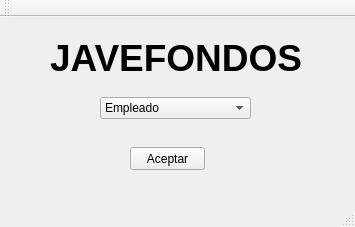
<?xml version="1.0" encoding="UTF-8"?>
<ui version="4.0">
 <class>Modulo</class>
 <widget class="QMainWindow" name="Modulo">
  <property name="geometry">
   <rect>
    <x>0</x>
    <y>0</y>
    <width>355</width>
    <height>227</height>
   </rect>
  </property>
  <property name="windowTitle">
   <string>Modulo</string>
  </property>
  <widget class="QWidget" name="centralWidget">
   <widget class="QLabel" name="label_3">
    <property name="geometry">
     <rect>
      <x>50</x>
      <y>20</y>
      <width>271</width>
      <height>41</height>
     </rect>
    </property>
    <property name="font">
     <font>
      <family>Arial</family>
      <pointsize>28</pointsize>
      <weight>75</weight>
      <bold>true</bold>
     </font>
    </property>
    <property name="text">
     <string>JAVEFONDOS</string>
    </property>
   </widget>
   <widget class="QPushButton" name="pushButton">
    <property name="geometry">
     <rect>
      <x>130</x>
      <y>130</y>
      <width>75</width>
      <height>23</height>
     </rect>
    </property>
    <property name="text">
     <string>Aceptar</string>
    </property>
   </widget>
   <widget class="QComboBox" name="comboBox">
    <property name="geometry">
     <rect>
      <x>100</x>
      <y>80</y>
      <width>151</width>
      <height>22</height>
     </rect>
    </property>
    <item>
     <property name="text">
      <string>Empleado</string>
     </property>
    </item>
    <item>
     <property name="text">
      <string>Asociado</string>
     </property>
    </item>
   </widget>
  </widget>
  <widget class="QMenuBar" name="menuBar">
   <property name="geometry">
    <rect>
     <x>0</x>
     <y>0</y>
     <width>355</width>
     <height>20</height>
    </rect>
   </property>
  </widget>
  <widget class="QToolBar" name="mainToolBar">
   <attribute name="toolBarArea">
    <enum>TopToolBarArea</enum>
   </attribute>
   <attribute name="toolBarBreak">
    <bool>false</bool>
   </attribute>
  </widget>
  <widget class="QStatusBar" name="statusBar"/>
 </widget>
 <layoutdefault spacing="6" margin="11"/>
 <resources/>
 <connections/>
</ui>
